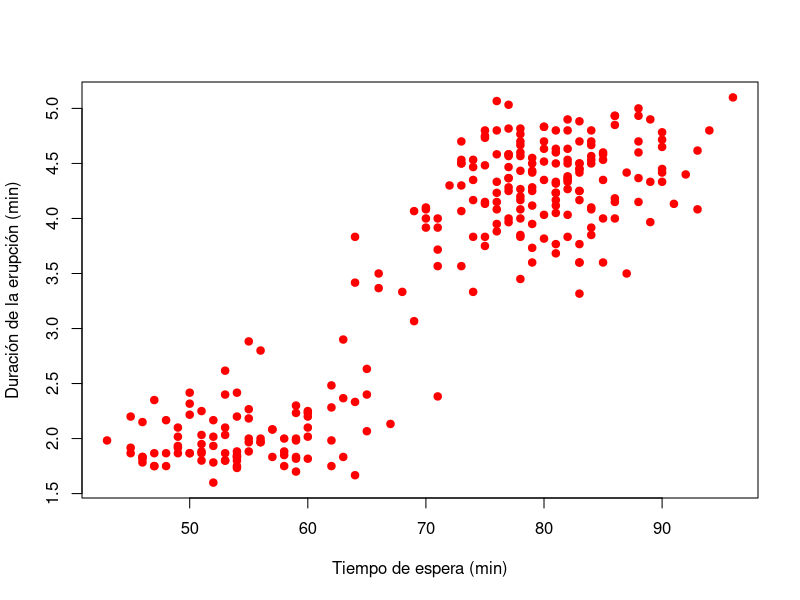
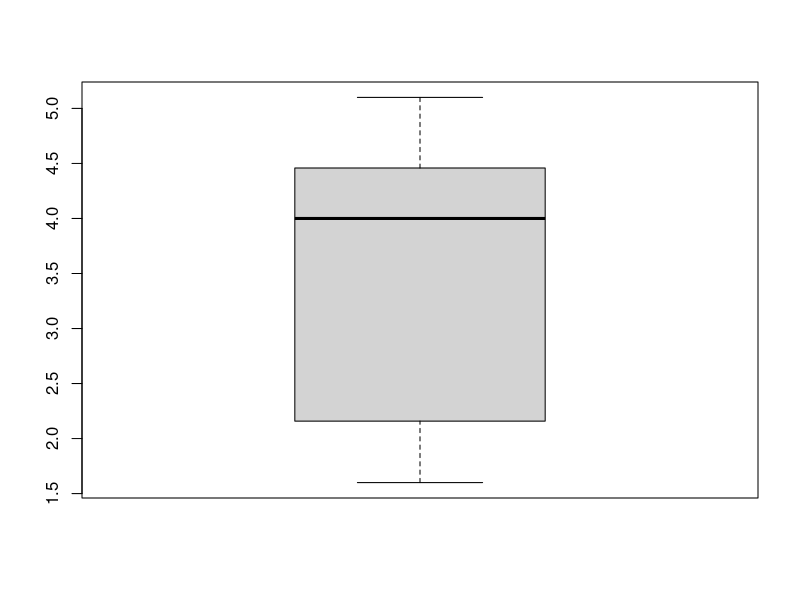

The R script that drew these images, in order:
# Correlación
# Importar datos de la altura y diametro 

erupciones <- faithful

plot(erupciones$waiting, erupciones$eruptions,
     xlab = "Tiempo de espera (min)",
     ylab = "Duración de la erupción (min)",
     pch = 19, col = "red")
     
#Conocer el rango del tiempo
range(erupciones$waiting)

#Conocer el rango de la erupcion
range(erupciones$eruptions)

boxplot(erupciones$eruptions)
fivenum(erupciones$eruptions)

cor.test(erupciones$eruptions, erupciones$waiting)
